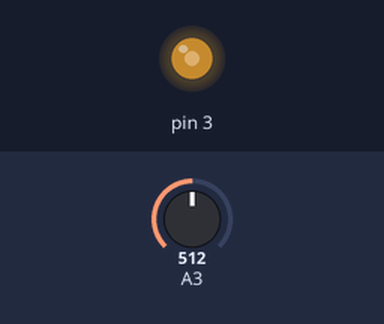
The sketch below on a simulated Arduino Uno, built with avr-gcc and run on an emulated ATmega328P. Shown: output pins drawn as LEDs (lit = HIGH). The test bench sets the inputs (shaded band); at power-on: A3 = 512.

Above: at 1.2 s.
1.3 s: A3 set to 716
At 2.0 s:
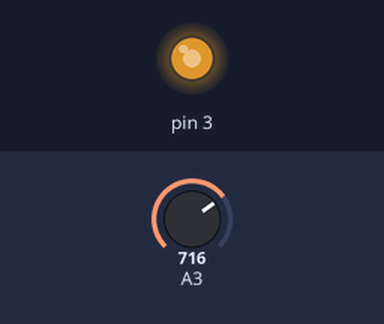
2.8 s: A3 set to 900
At 3.2 s:
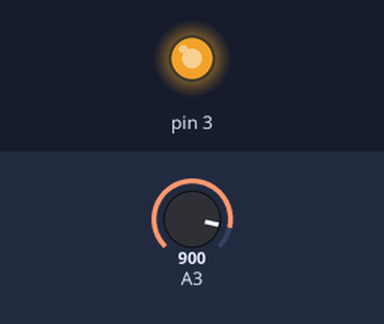
4.3 s: A3 set to 122
At 5.5 s:
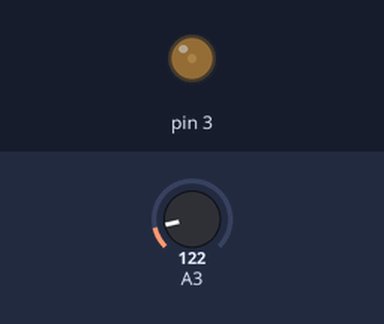
5.8 s: A3 set to 0
At 6.6 s:
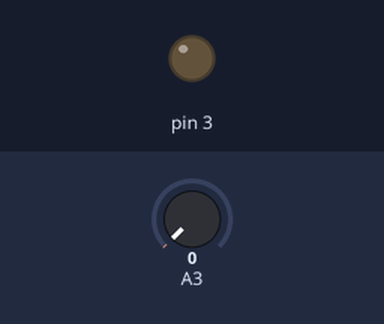
Timing chart, 0 to 8.3 s (numbered marks = the images above; inputs shaded):
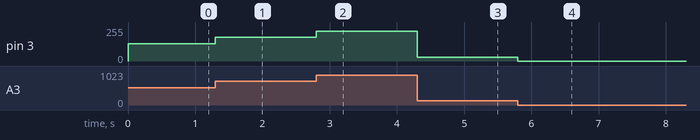

Measured:
- after the input at 1.3 s, pin 3: 128/255 → 179/255 at once
- after the input at 2.8 s, pin 3: 179/255 → 225/255 at once
- after the input at 4.3 s, pin 3: 225/255 → 30/255 at once
- after the input at 5.8 s, pin 3: 30/255 → 0/255 at once

The sketch:

Basic_motor_pwm.ino
```cpp
// int an_pin = A3;
void setup() {
  // put your setup code here, to run once:
  pinMode(3, OUTPUT);
}

void loop() {
  // put your main code here, to run repeatedly:
  // int value = analogRead(an_pin);
  int value = analogRead(3);
  analogWrite(3, value/4);
}
```
